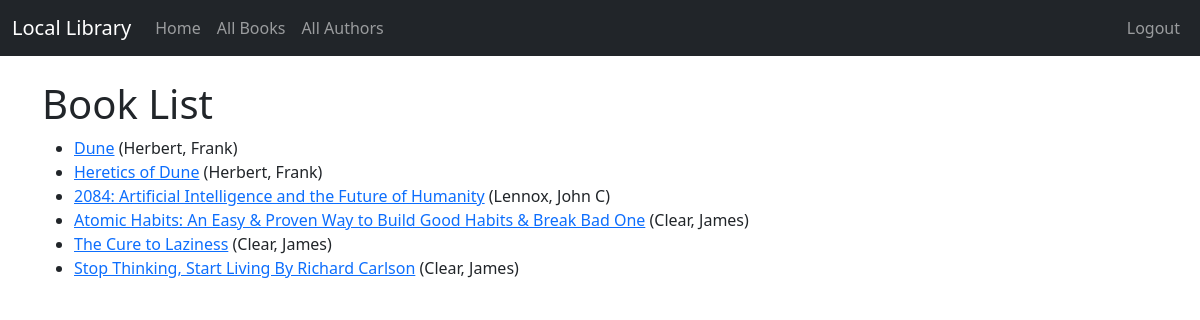
Page /book_list/ (signed in) on the committed database.
### catalog/models.py (models this page shows, shortened)
class Book(models.Model):
    title = models.CharField(max_length=200)
    author = models.ForeignKey('Author', on_delete=models.RESTRICT,
                               null=True)
    summary = models.TextField(max_length=1000, help_text='Enter a brief description of the book ')
    isbn = models.CharField('ISBN', max_length=13, unique=True, help_text='13 Character <a href="https://www.isbn-international.org / content / what - isbn">ISBN number</a>')
    genre = models.ManyToManyField(Genre, help_text='Select a genre for this book')
    def get_absolute_url(self):
        return reverse('book_detail', args=[str(self.id)])

class Author(models.Model):
    first_name = models.CharField(default="first_name", max_length=100)
    last_name = models.CharField(default="last_name", max_length=100)
    date_of_birth = models.DateField(null=True, blank=True)
    date_of_death = models.DateField('Died', null=True, blank=True)
    class Meta:
        ordering = ['last_name', 'first_name']
    def __str__(self):
        return f'{self.last_name}, {self.first_name}'

### catalog/views.py (the view)
# urls.py: path('book_list/', views.BookListView.as_view(), name='book_list'),
class BookListView(LoginRequiredMixin, generic.ListView):
    model = Book

### catalog/templates/catalog/book_list.html
{% extends "base.html" %}
{% block content %}
    <h1>Book List</h1>
    {% if book_list %}
        <ul>
            {% for book in book_list %}
                <li>
                    <a href="{{ book.get_absolute_url }}">{{ book.title }}</a> ({{book.author}})
                </li>
            {% endfor %}
        </ul>
    {% else %}
        <p>There are no books in the library.</p>
    {% endif %}
{% endblock %}

### catalog/templates/base.html (shortened to what this page needs)
{% load static %}
<!doctype html>
<html lang="en">
<head>
    <link href="https://cdn.jsdelivr.net/npm/bootstrap@5.3.0-alpha1/dist/css/bootstrap.min.css" rel="stylesheet"
          integrity="sha384-
GLhlTQ8iRABdZLl6O3oVMWSktQOp6b7In1Zl3/Jr59b6EGGoI1aFkw7cmDA6j6gD"
>
</head>
<body>
<nav class="navbar navbar-expand-lg navbar-dark bg-dark">
    <div class="container-fluid">
        <a class="navbar-brand" href="{% url 'index' %}">Local Library</a>
        <div class="collapse navbar-collapse" id="navbarSupportedContent">
            <ul class="navbar-nav me-auto mb-2 mb-lg-0">
                <li class="nav-item">
                    <a class="nav-link" href="{% url 'index' %}">Home</a>
                </li>
                <li class="nav-item">
                    <a class="nav-link" href="{% url 'book_list' %}">All Books</a>
                </li>
                <li class="nav-item">
                    <a class="nav-link" href="{% url 'author_list' %}">All Authors</a>
                </li>
            </ul>
        </div>
        <ul class="nav navbar-nav ml-auto">
            {% if user.is_authenticated %}
                <li><a class="nav-link" href="{% url 'logout' %}">Logout</a>
                </li>
            {% else %}
                <li><a class="nav-link" href="{% url 'login' %}"><span
                        class="glyphicon glyphicon-log-in"></span>Login</a>
                </li>
            {% endif %}
        </ul>
    </div>
</nav>
<div class="container">
    <br/>
    {% block content %}
    {% endblock %}
</div>
</body>
</html>

### rows in the picture
Book: title "Dune", author "Herbert, Frank"
Book: title "Heretics of Dune", author "Herbert, Frank"
Book: title "2084: Artificial Intelligence and the Future of Humanity", author "Lennox, John C"
Book: title "Atomic Habits: An Easy & Proven Way to Build Good Habits & Break Bad One", author "Clear, James"
Book: title "The Cure to Laziness", author "Clear, James"
Book: title "Stop Thinking, Start Living By Richard Carlson", author "Clear, James"
